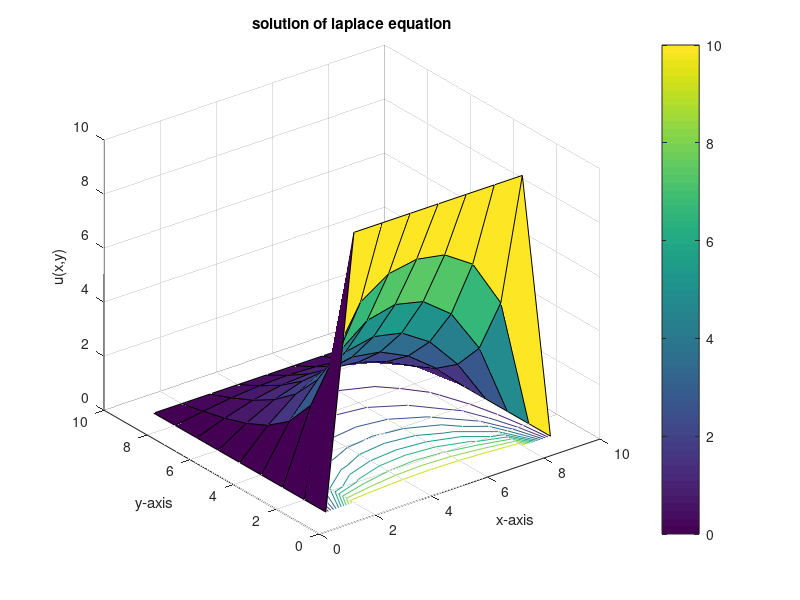
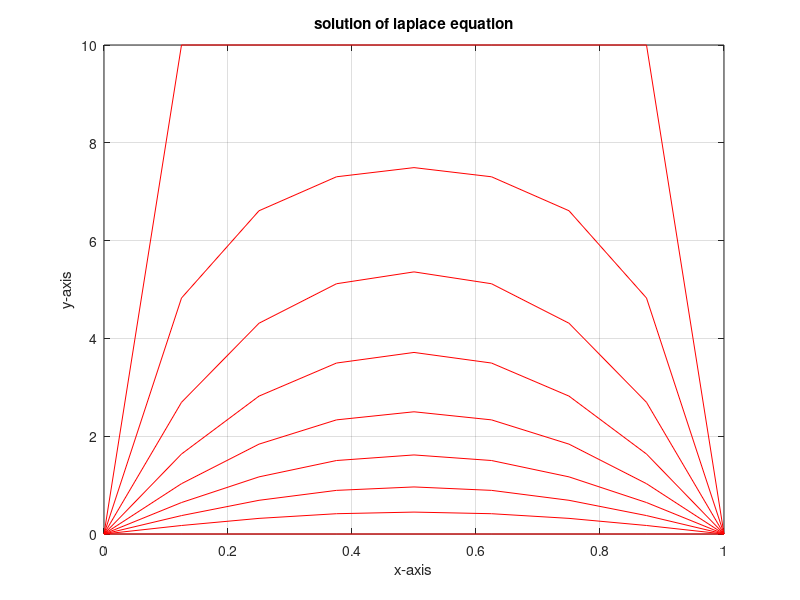

Reproduce these figures in MATLAB, in order.
% Approximate the solution of the Laplace equation
%
% d^2u/dx^2 + d^2u/dy^2 = 0,   0 < x < 1,  0 < y < 1
%
% subject to the conditions
% u(x,0) = 10    and   u(x,1) = 0,   0 <= x <= 1
% u(0,y) = 0     and   u(1,y) = 0,   0 <= y <= 1
%
% using the finite difference algorithm.

function laplace3
clc
clf
clear all
n=9;
m=9;
u=zeros(n,m);
for i=1:n
    for j=1:m
        h(i,j)=0.0001;
    end
end
for i=1:n
    u(i,1)=10;
    u(i,m)=0;
end
for j=1:m-1
    u(1,j)=0;
    u(n,j)=0;
end
for k=1:1000
    temp1=u';
    for i=2:n-1
        for j=2:m-1
            u(i,j)=(u(i+1,j)+u(i-1,j)+u(i,j+1)+u(i,j-1))/4;
        end
    end
    temp2=u';
    if (abs(temp2-temp1))<h
        u'
        k
        break
    end
end
figure(1)
surfc(u')
colorbar
grid on
xlabel('x-axis');
ylabel('y-axis');
zlabel('u(x,y)');
hold off
title('solution of laplace equation');
figure(2)
x=linspace(0,1,n);
plot(x,u(:,:),'r')
grid on
xlabel('x-axis');
ylabel('y-axis');
title('solution of laplace equation');
